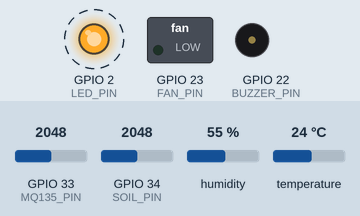
This sketch was run on a simulated ESP32. Shown: switched loads named in the sketch (green lamp = pin HIGH), output pins drawn as LEDs (lit = HIGH), buzzer (waves = sounding, pin HIGH). Dashed ring = blinking. The test bench sets the inputs (shaded band); at power-on: humidity 55 %, GPIO 33 (MQ135_PIN) = 2048, temperature 24 °C, GPIO 34 (SOIL_PIN) = 2048. WiFi joins after 1.5 s; servers stay silent unless stated; uploads are accepted with an empty reply; what the sketch prints to the serial monitor is not drawn.

Above: at 7.7 s.
7.8 s: humidity set to 60 %
11.3 s: humidity set to 63 %
At 14.4 s:
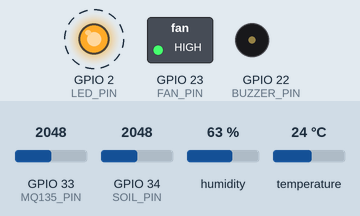
17.5 s: GPIO 33 (MQ135_PIN) set to 2416
21.0 s: GPIO 33 (MQ135_PIN) set to 2552
At 23.3 s:
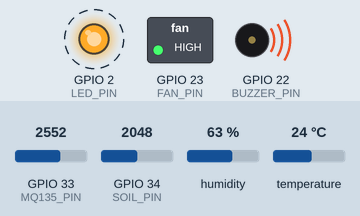
26.7 s: temperature set to 20 °C
30.2 s: temperature set to 17 °C
At 33.4 s:
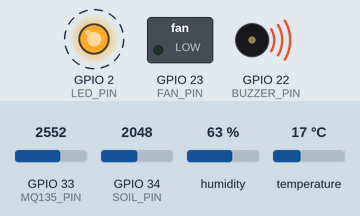
Timing chart, 0 to 36.8 s (numbered marks = the images above; inputs shaded):
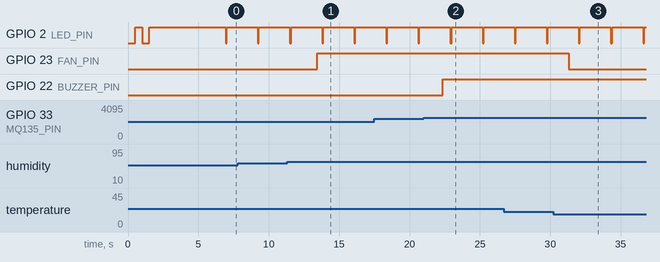

Measured:
- the behaviour switches between 61 and 62 % on humidity (found by bisection; images 0 and 1)
- the behaviour switches between 2481 and 2482 on GPIO 33 (MQ135_PIN) (found by bisection; images 1 and 2)
- the behaviour switches between 19 and 18 °C on temperature (found by bisection; images 2 and 3)
- after the input at 11.3 s, GPIO 23 (FAN_PIN): LOW → HIGH after 2.1 s
- after the input at 21.0 s, GPIO 22 (BUZZER_PIN): LOW → HIGH after 1.4 s
- after the input at 30.2 s, GPIO 23 (FAN_PIN): HIGH → LOW after 1.1 s
- by itself, GPIO 2 (LED_PIN): alternates HIGH for 2.2 s and LOW for 0.08 s

The sketch:

SiloGuard_ESP32.ino
```cpp
/*
 * SiloGuard - Smart Rice Storage Monitoring System
 * ESP32 Firmware v2.3
 *
 * Sends sensor readings directly to Supabase:
 *   UPSERT /rest/v1/current_sensor_readings every 2 seconds
 *   INSERT /rest/v1/sensor_readings every 60 seconds
 *
 * Prints every reading cycle to the Serial Monitor and keeps one compact
 * retry payload so temporary network failures do not lose the latest sample.
 */

#include <WiFi.h>
#include <WiFiClientSecure.h>
#include <HTTPClient.h>
#include <ArduinoJson.h>
#include <DHT.h>

// WiFi credentials
const char* WIFI_SSID = "YOUR_WIFI_SSID";
const char* WIFI_PASSWORD = "YOUR_WIFI_PASSWORD";

// Supabase REST configuration. Use the anon key only, never the service_role key.
const char* SUPABASE_URL = "https://sakkmmdymuslpuwzzzer.supabase.co";
const char* SUPABASE_ANON_KEY = "eyJhbGciOiJIUzI1NiIsInR5cCI6IkpXVCJ9.eyJpc3MiOiJzdXBhYmFzZSIsInJlZiI6InNha2ttbWR5bXVzbHB1d3p6emVyIiwicm9sZSI6ImFub24iLCJpYXQiOjE3NzczNTc2MzEsImV4cCI6MjA5MjkzMzYzMX0.1S8mQzySRPGtEFA2zbLzr4HHiqBpf7tjX2TblKaqERY";
const char* DEVICE_ID = "silo-1";

// Sensor pins from the current hardware wiring
#define DHTPIN 4
#define DHTTYPE DHT11
const int FAN_PIN = 23;
const int BUZZER_PIN = 22;
const int MQ135_PIN = 33;
const int SOIL_PIN = 34;

// Set true for common active-low relay modules, false for direct active-high
// modules/transistors.
const bool ACTUATOR_ACTIVE_LOW = false;
#define LED_PIN 2

// Threshold values. Keep aligned with src/lib/thresholds.ts.
#define TEMP_WARNING 32.0
#define TEMP_DANGER 38.0
#define HUM_WARNING 70.0
#define HUM_DANGER 85.0
#define GAS_WARNING 200.0
#define GAS_DANGER 400.0
#define MOIST_WARNING 60.0
#define MOIST_DANGER 80.0

// Timing
#define SENSOR_READ_DELAY 2000
#define LIVE_UPDATE_INTERVAL 2000
#define HISTORY_INSERT_INTERVAL 60000
#define WIFI_TIMEOUT 20000
#define HTTP_TIMEOUT 5000

DHT dht(DHTPIN, DHTTYPE);
WiFiClientSecure secureClient;

float temperature = 0.0;
float humidity = 0.0;
float gasPPM = 0.0;
float moisture = 0.0;

bool fanOn = false;
bool buzzerOn = false;
bool manualControl = false;

unsigned long lastReadTime = 0;
unsigned long lastLiveUpdateTime = 0;
unsigned long lastHistoryInsertTime = 0;

String retryPayload = "";
uint8_t retryCount = 0;

float normalizeScore(float value, float warning, float danger) {
  float low = warning * 0.5;
  float high = danger * 1.2;
  if (value <= low) return 0.0;
  if (value >= high) return 100.0;
  return ((value - low) / (high - low)) * 100.0;
}

float computeMRI(float temp, float hum, float gas, float moist) {
  float humScore = normalizeScore(hum, HUM_WARNING, HUM_DANGER);
  float tempScore = normalizeScore(temp, TEMP_WARNING, TEMP_DANGER);
  float gasScore = normalizeScore(gas, GAS_WARNING, GAS_DANGER);
  float moistScore = normalizeScore(moist, MOIST_WARNING, MOIST_DANGER);
  return (humScore * 0.4) + (tempScore * 0.3) + (gasScore * 0.2) + (moistScore * 0.1);
}

String riskLevel(float mri) {
  if (mri >= 75) return "Critical";
  if (mri >= 50) return "High";
  if (mri >= 25) return "Moderate";
  return "Low";
}

void applyActuators() {
  const int onLevel = ACTUATOR_ACTIVE_LOW ? LOW : HIGH;
  const int offLevel = ACTUATOR_ACTIVE_LOW ? HIGH : LOW;
  digitalWrite(FAN_PIN, fanOn ? onLevel : offLevel);
  digitalWrite(BUZZER_PIN, buzzerOn ? onLevel : offLevel);
}

void setup() {
  Serial.begin(115200);
  Serial.println();
  Serial.println("SiloGuard ESP32 v2.3");
  Serial.println("Live Supabase upsert + 1-minute history telemetry");

  pinMode(LED_PIN, OUTPUT);
  pinMode(FAN_PIN, OUTPUT);
  pinMode(BUZZER_PIN, OUTPUT);
  pinMode(MQ135_PIN, INPUT);
  pinMode(SOIL_PIN, INPUT);

  fanOn = false;
  buzzerOn = false;
  applyActuators();
  digitalWrite(LED_PIN, LOW);

  dht.begin();
  secureClient.setInsecure();
  secureClient.setTimeout(HTTP_TIMEOUT / 1000);

  connectToWiFi();

  Serial.println("[BOOT] Warming sensors for 5 seconds");
  delay(5000);
  Serial.println("[BOOT] Ready");
}

void loop() {
  if (WiFi.status() != WL_CONNECTED) {
    Serial.println("[WiFi] Disconnected. Reconnecting.");
    connectToWiFi();
  }

  if (millis() - lastReadTime >= SENSOR_READ_DELAY) {
    readSensors();
    fetchActuatorCommand();
    if (!manualControl) {
      autoControlActuators();
    } else {
      applyActuators();
    }
    printDataCycle("READ");
    lastReadTime = millis();
  }

  if (millis() - lastLiveUpdateTime >= LIVE_UPDATE_INTERVAL) {
    sendLiveReading();
    lastLiveUpdateTime = millis();
  }

  if (millis() - lastHistoryInsertTime >= HISTORY_INSERT_INTERVAL) {
    retryQueuedPayload();
    sendHistoryReading();
    lastHistoryInsertTime = millis();
  }
}

void connectToWiFi() {
  Serial.print("[WiFi] Connecting to ");
  Serial.print(WIFI_SSID);

  WiFi.begin(WIFI_SSID, WIFI_PASSWORD);
  unsigned long startTime = millis();

  while (WiFi.status() != WL_CONNECTED) {
    delay(500);
    Serial.print(".");
    digitalWrite(LED_PIN, !digitalRead(LED_PIN));

    if (millis() - startTime > WIFI_TIMEOUT) {
      Serial.println();
      Serial.println("[WiFi] Connection timeout");
      return;
    }
  }

  Serial.println();
  Serial.print("[WiFi] Connected. IP=");
  Serial.println(WiFi.localIP());
  digitalWrite(LED_PIN, HIGH);
}

void readSensors() {
  float nextTemp = dht.readTemperature();
  float nextHum = dht.readHumidity();

  if (isnan(nextTemp) || isnan(nextHum)) {
    Serial.println("[SENSOR] DHT11 read failed. Keeping last value.");
  } else {
    temperature = nextTemp;
    humidity = nextHum;
  }

  int gasRaw = analogRead(MQ135_PIN);
  float voltage = gasRaw * (3.3 / 4095.0);
  gasPPM = constrain(voltage * 200.0, 0, 800);

  int moistRaw = analogRead(SOIL_PIN);
  int dryValue = 3500;
  int wetValue = 1000;
  moisture = constrain(map(moistRaw, dryValue, wetValue, 0, 100), 0, 100);
}

void autoControlActuators() {
  float mri = computeMRI(temperature, humidity, gasPPM, moisture);

  fanOn = (temperature > TEMP_WARNING) ||
          (humidity > HUM_WARNING) ||
          (moisture > MOIST_WARNING) ||
          (mri > 40);

  buzzerOn = (temperature > TEMP_DANGER) ||
             (humidity > HUM_DANGER) ||
             (gasPPM > GAS_DANGER) ||
             (moisture > MOIST_DANGER) ||
             (mri > 70);

  applyActuators();
}

String buildPayload() {
  StaticJsonDocument<384> doc;
  doc["device_id"] = DEVICE_ID;
  doc["temperature"] = round(temperature * 10) / 10.0;
  doc["humidity"] = round(humidity * 10) / 10.0;
  doc["gas_ppm"] = round(gasPPM * 10) / 10.0;
  doc["moisture"] = round(moisture * 10) / 10.0;
  doc["fan_on"] = fanOn;
  doc["buzzer_on"] = buzzerOn;
  int mri = round(computeMRI(temperature, humidity, gasPPM, moisture));
  doc["mri_score"] = mri;
  doc["risk_level"] = riskLevel(mri);

  String payload;
  serializeJson(doc, payload);
  return payload;
}

bool postPayload(String tableName, String payload, String label, bool upsert) {
  if (WiFi.status() != WL_CONNECTED) {
    Serial.println("[HTTP] " + label + " skipped. WiFi offline.");
    return false;
  }

  HTTPClient http;
  String url = String(SUPABASE_URL) + "/rest/v1/" + tableName;
  if (upsert) {
    url += "?on_conflict=device_id";
  }
  http.begin(secureClient, url);
  http.setTimeout(HTTP_TIMEOUT);
  http.setReuse(false);
  http.addHeader("Content-Type", "application/json");
  http.addHeader("apikey", SUPABASE_ANON_KEY);
  http.addHeader("Authorization", String("Bearer ") + SUPABASE_ANON_KEY);
  http.addHeader("Prefer", upsert ? "resolution=merge-duplicates,return=minimal" : "return=minimal");

  Serial.print("[HTTP] " + label + " upload... ");
  int httpCode = http.POST(payload);

  if (httpCode >= 200 && httpCode < 300) {
    Serial.println("OK " + String(httpCode));
    retryPayload = "";
    retryCount = 0;
    digitalWrite(LED_PIN, LOW);
    delay(80);
    digitalWrite(LED_PIN, HIGH);
    http.end();
    return true;
  }

  if (httpCode > 0) {
    Serial.println("FAIL " + String(httpCode) + " " + http.getString());
  } else {
    Serial.println("ERROR " + http.errorToString(httpCode));
  }

  http.end();
  return false;
}

void retryQueuedPayload() {
  if (retryPayload.length() == 0) return;
  if (retryCount >= 3) {
    Serial.println("[HTTP] Dropping queued payload after 3 retries");
    retryPayload = "";
    retryCount = 0;
    return;
  }

  retryCount++;
  postPayload("sensor_readings", retryPayload, "history retry #" + String(retryCount), false);
}

void sendLiveReading() {
  String payload = buildPayload();
  postPayload("current_sensor_readings", payload, "live", true);
}

void sendHistoryReading() {
  String payload = buildPayload();
  bool ok = postPayload("sensor_readings", payload, "history", false);
  if (!ok) {
    retryPayload = payload;
    retryCount = 0;
    Serial.println("[HTTP] Queued latest history payload for retry");
  }
}

void fetchActuatorCommand() {
  if (WiFi.status() != WL_CONNECTED) return;

  HTTPClient http;
  String url = String(SUPABASE_URL) + "/rest/v1/actuator_commands?device_id=eq." + DEVICE_ID + "&select=device_id,fan_on,buzzer_on,control_mode,updated_at";
  http.begin(secureClient, url);
  http.setTimeout(HTTP_TIMEOUT);
  http.setReuse(false);
  http.addHeader("apikey", SUPABASE_ANON_KEY);
  http.addHeader("Authorization", String("Bearer ") + SUPABASE_ANON_KEY);

  int httpCode = http.GET();
  if (httpCode != 200) {
    Serial.println("[CMD] Fetch failed HTTP " + String(httpCode));
    http.end();
    return;
  }

  String response = http.getString();
  StaticJsonDocument<256> doc;
  DeserializationError error = deserializeJson(doc, response);
  http.end();

  if (error || !doc.is<JsonArray>() || doc.size() == 0) {
    Serial.println("[CMD] Invalid or empty command JSON");
    manualControl = false;
    return;
  }

  JsonObject command = doc[0];
  String controlMode = command["control_mode"] | "auto";
  manualControl = controlMode == "manual";

  if (manualControl) {
    // In manual mode, false is a real OFF command from the web app.
    fanOn = command["fan_on"].as<bool>();
    buzzerOn = command["buzzer_on"].as<bool>();
    applyActuators();
  }

  Serial.printf("[CMD] mode=%s fan=%s buzzer=%s\n",
                manualControl ? "manual" : "auto",
                fanOn ? "ON" : "OFF",
                buzzerOn ? "ON" : "OFF");
}

void printDataCycle(String label) {
  float mri = computeMRI(temperature, humidity, gasPPM, moisture);
  Serial.println("DATA," + label +
                 ",device=" + String(DEVICE_ID) +
                 ",temp_c=" + String(temperature, 1) +
                 ",humidity_pct=" + String(humidity, 1) +
                 ",gas_ppm=" + String(gasPPM, 0) +
                 ",moisture_pct=" + String(moisture, 1) +
                 ",mri=" + String(mri, 0) +
                 ",risk=" + riskLevel(mri) +
                 ",mode=" + String(manualControl ? "manual" : "auto") +
                 ",fan=" + String(fanOn ? "ON" : "OFF") +
                 ",buzzer=" + String(buzzerOn ? "ON" : "OFF") +
                 ",retry=" + String(retryPayload.length() > 0 ? "QUEUED" : "NONE"));
}
```
